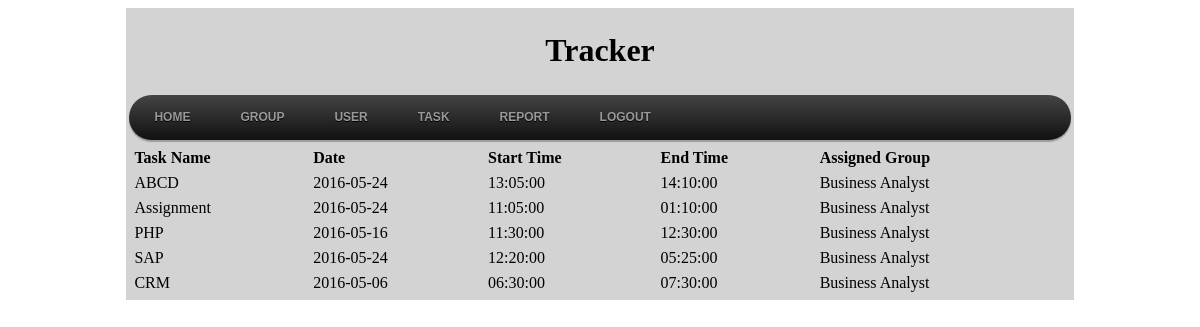
Screenshot of /Tracker/admin/DisplayTask.php (signed in) with the database file from the repository.
### tables this page shows
CREATE TABLE IF NOT EXISTS `task_tracker` (
  `TaskId` int(11) NOT NULL AUTO_INCREMENT,
  `TaskName` varchar(50) NOT NULL,
  `Date` date NOT NULL,
  `StartTime` time NOT NULL,
  `EndTime` time NOT NULL,
  `AssignedGroupName` varchar(50) NOT NULL,
  PRIMARY KEY (`TaskId`),
  KEY `AssignedGroupName` (`AssignedGroupName`)
);

### Tracker/admin/DisplayTask.php (the view, shortened to what this page needs)
<?php
include ("header.php");
include("config.php");
$sqlQuery="select * from task_tracker";
$resultQuery=mysqli_query($conn, $sqlQuery);
?>
  	<tr>
    	<td>
    		<table width="100%" border="0" cellspacing="3" cellpadding="2" background="">
              <tr>
                <td class="te"><b>Task Name</b></td>
                <td class="te"><b>Date </b></td>
                <td class="te"><b>Start Time </b></td>
                <td class="te"><b>End Time </b></td>
                <td class="te"><b>Assigned Group</b></td>
              </tr>
           <?php while($result=mysqli_fetch_array($resultQuery)){?>
               <tr>
                <td class="te"><?php echo $result["TaskName"]; ?></td>
                <td class="te"><?php echo $result["Date"]; ?></td>
                <td class="te"><?php echo $result["StartTime"]; ?></td>
                <td class="te"><?php echo $result["EndTime"]; ?></td>
                <td class="te"><?php echo $result["AssignedGroupName"]; ?></td>
              </tr>
           <?php } ?>
			</table>
		</td>
	</tr>

### rows the page displays
task_tracker: TaskName "ABCD", Date "2016-05-24", StartTime "13:05:00", EndTime "14:10:00", AssignedGroupName "Business Analyst"
task_tracker: TaskName "Assignment", Date "2016-05-24", StartTime "11:05:00", EndTime "01:10:00", AssignedGroupName "Business Analyst"
task_tracker: TaskName "PHP", Date "2016-05-16", StartTime "11:30:00", EndTime "12:30:00", AssignedGroupName "Business Analyst"
task_tracker: TaskName "SAP", Date "2016-05-24", StartTime "12:20:00", EndTime "05:25:00", AssignedGroupName "Business Analyst"
task_tracker: TaskName "CRM", Date "2016-05-06", StartTime "06:30:00", EndTime "07:30:00", AssignedGroupName "Business Analyst"
